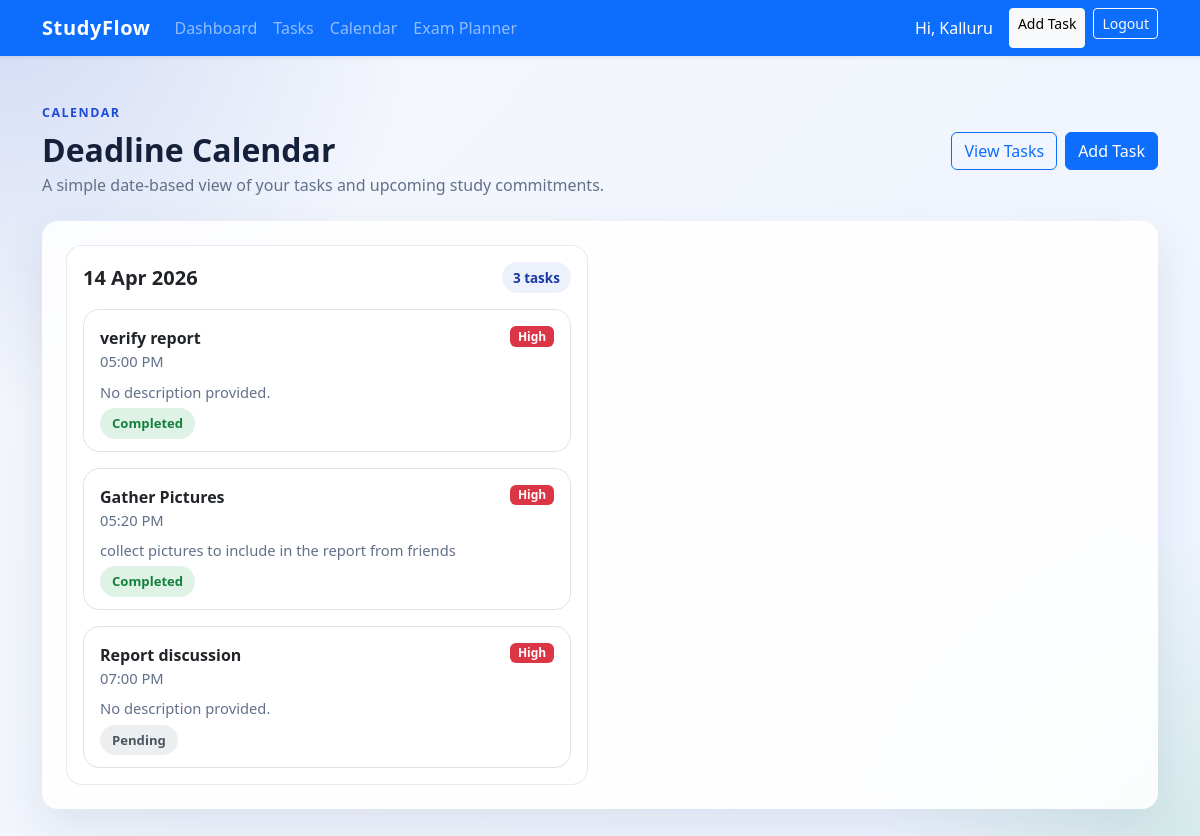
Before: /tasks/calendar/ (signed in) with the older database file.
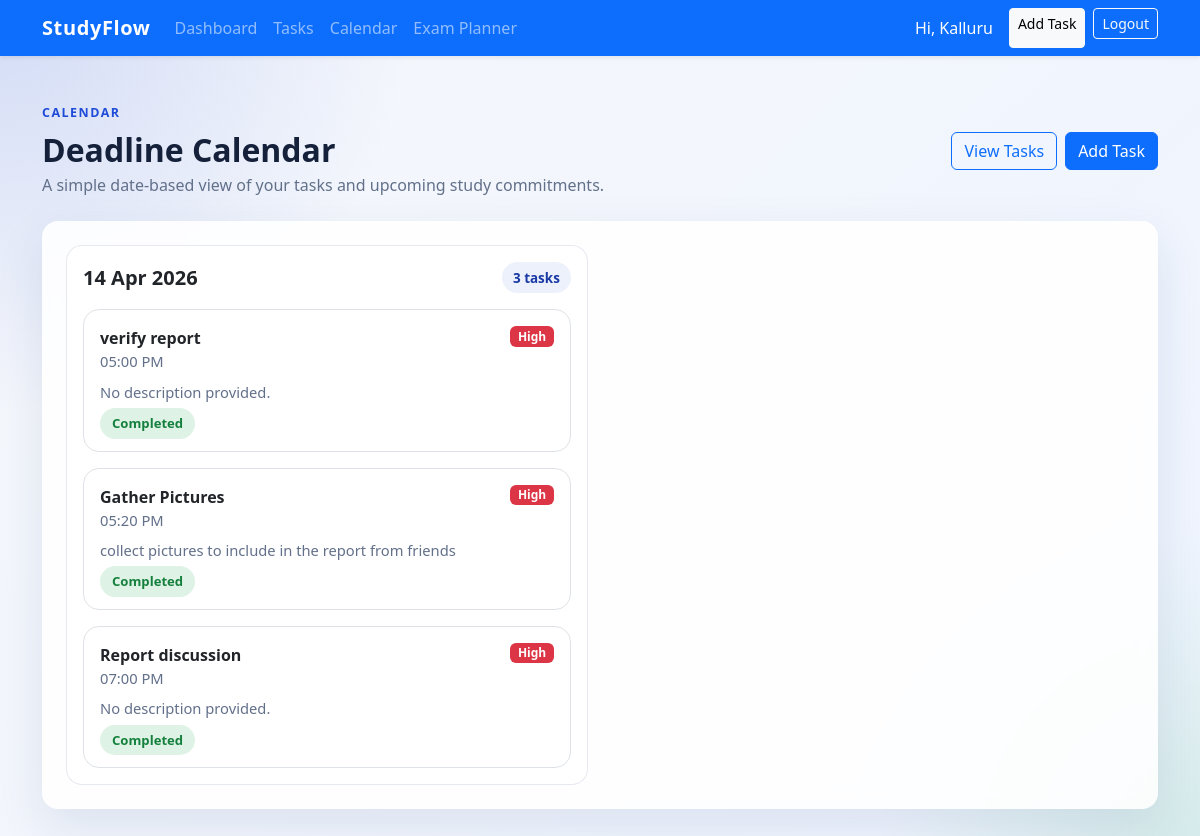
After: the same page with the newer database file.
### tasks/models.py (models this page shows, shortened)
class Task(models.Model):
    PRIORITY_HIGH = "High"
    PRIORITY_MEDIUM = "Medium"
    PRIORITY_LOW = "Low"
    STATUS_PENDING = "Pending"
    STATUS_COMPLETED = "Completed"
    PRIORITY_CHOICES = [
        (PRIORITY_HIGH, "High"),
        (PRIORITY_MEDIUM, "Medium"),
        (PRIORITY_LOW, "Low"),
    ]
    STATUS_CHOICES = [
        (STATUS_PENDING, "Pending"),
        (STATUS_COMPLETED, "Completed"),
    ]
    user = models.ForeignKey(User, on_delete=models.CASCADE, related_name="tasks")
    title = models.CharField(max_length=200)
    description = models.TextField(blank=True)
    deadline = models.DateTimeField()
    reminder_time = models.DateTimeField(blank=True, null=True)
    priority = models.CharField(max_length=10, choices=PRIORITY_CHOICES, default=PRIORITY_MEDIUM)
    status = models.CharField(max_length=10, choices=STATUS_CHOICES, default=STATUS_PENDING)
    created_at = models.DateTimeField(auto_now_add=True)
    completed_at = models.DateTimeField(blank=True, null=True)
    reminder_sent = models.BooleanField(default=False)
    class Meta:
        ordering = ["deadline", "-created_at"]

### tasks/views.py (the view)
# urls.py: path("calendar/", views.calendar_view, name="calendar"),
@login_required
def calendar_view(request):
    tasks = Task.objects.filter(user=request.user).order_by("deadline")
    grouped_tasks = OrderedDict()
    for task in tasks:
        grouped_tasks.setdefault(task.deadline.date(), []).append(task)
    return render(request, "tasks/calendar.html", {"grouped_tasks": grouped_tasks})

### templates/tasks/calendar.html (shortened to what this page needs)
{% extends "base.html" %}
{% block content %}
<div class="d-flex flex-wrap justify-content-between align-items-center mb-4 gap-3">
    <div>
        <div class="page-eyebrow mb-2">Calendar</div>
        <h2 class="fw-bold mb-1">Deadline Calendar</h2>
        <p class="text-secondary mb-0">A simple date-based view of your tasks and upcoming study commitments.</p>
    </div>
    <div class="d-flex gap-2">
        <a href="{% url 'task_list' %}" class="btn btn-outline-primary">View Tasks</a>
        <a href="{% url 'task_add' %}" class="btn btn-primary">Add Task</a>
    </div>
</div>
<div class="card content-card p-4">
    {% if grouped_tasks %}
        <div class="row g-4">
            {% for task_date, date_tasks in grouped_tasks.items %}
                <div class="col-md-6">
                    <div class="soft-card p-3 h-100">
                        <div class="d-flex justify-content-between align-items-center mb-3">
                            <h5 class="fw-bold mb-0">{{ task_date|date:"d M Y" }}</h5>
                            <span class="deadline-chip">{{ date_tasks|length }} task{{ date_tasks|length|pluralize }}</span>
                        </div>
                        <div class="d-grid gap-3">
                            {% for task in date_tasks %}
                                <div class="border rounded-4 p-3 bg-white">
                                    <div class="d-flex justify-content-between align-items-start gap-2 mb-2">
                                        <div>
                                            <div class="fw-semibold">{{ task.title }}</div>
                                            <div class="task-meta">{{ task.deadline|date:"h:i A" }}</div>
                                        </div>
                                        <span class="badge priority-badge {{ task.priority }}">{{ task.priority }}</span>
                                    </div>
                                    <div class="task-meta mb-2">{{ task.description|default:"No description provided."|truncatechars:80 }}</div>
                                    <span class="status-pill {{ task.status }}">{{ task.status }}</span>
                                </div>
                            {% endfor %}
                        </div>
                    </div>
                </div>
            {% endfor %}
        </div>
    {% else %}
        <div class="empty-state">
            <h5 class="fw-bold">No tasks are scheduled yet</h5>
            <p class="mb-3">Start by adding a task with a deadline and it will appear here grouped by date.</p>
            <a href="{% url 'task_add' %}" class="btn btn-primary">Add Task</a>
        </div>
    {% endif %}
</div>
{% endblock %}

Changed rows visible on the page:
changed Task "Report discussion": status "Pending" → "Completed"
